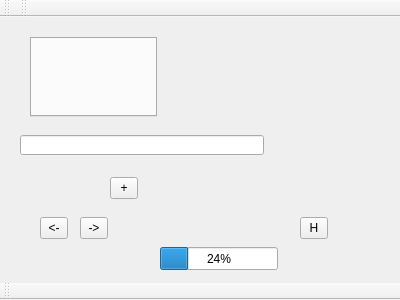
<?xml version="1.0" encoding="UTF-8"?>
<ui version="4.0">
 <class>BrowserMainWindow</class>
 <widget class="QMainWindow" name="BrowserMainWindow">
  <property name="geometry">
   <rect>
    <x>0</x>
    <y>0</y>
    <width>400</width>
    <height>300</height>
   </rect>
  </property>
  <property name="windowTitle">
   <string>BrowserMainWindow</string>
  </property>
  <widget class="QWidget" name="centralWidget">
   <widget class="QTabWidget" name="tabWidget">
    <property name="geometry">
     <rect>
      <x>30</x>
      <y>20</y>
      <width>127</width>
      <height>80</height>
     </rect>
    </property>
    <property name="tabPosition">
     <enum>QTabWidget::North</enum>
    </property>
    <property name="currentIndex">
     <number>-1</number>
    </property>
    <property name="tabsClosable">
     <bool>true</bool>
    </property>
   </widget>
   <widget class="QLineEdit" name="lineEdit">
    <property name="geometry">
     <rect>
      <x>20</x>
      <y>118</y>
      <width>244</width>
      <height>20</height>
     </rect>
    </property>
    <property name="sizePolicy">
     <sizepolicy hsizetype="MinimumExpanding" vsizetype="Fixed">
      <horstretch>0</horstretch>
      <verstretch>0</verstretch>
     </sizepolicy>
    </property>
    <property name="placeholderText">
     <string/>
    </property>
    <property name="clearButtonEnabled">
     <bool>false</bool>
    </property>
   </widget>
   <widget class="QToolButton" name="toolButtonAddTab">
    <property name="geometry">
     <rect>
      <x>110</x>
      <y>160</y>
      <width>28</width>
      <height>22</height>
     </rect>
    </property>
    <property name="text">
     <string>+</string>
    </property>
   </widget>
   <widget class="QProgressBar" name="progressBar">
    <property name="geometry">
     <rect>
      <x>160</x>
      <y>230</y>
      <width>118</width>
      <height>23</height>
     </rect>
    </property>
    <property name="value">
     <number>24</number>
    </property>
   </widget>
   <widget class="QToolButton" name="toolButtonBack">
    <property name="geometry">
     <rect>
      <x>40</x>
      <y>200</y>
      <width>28</width>
      <height>22</height>
     </rect>
    </property>
    <property name="text">
     <string>&lt;-</string>
    </property>
   </widget>
   <widget class="QToolButton" name="toolButtonForward">
    <property name="geometry">
     <rect>
      <x>80</x>
      <y>200</y>
      <width>28</width>
      <height>22</height>
     </rect>
    </property>
    <property name="text">
     <string>-&gt;</string>
    </property>
   </widget>
   <widget class="QToolButton" name="toolButtonHome">
    <property name="geometry">
     <rect>
      <x>300</x>
      <y>200</y>
      <width>28</width>
      <height>22</height>
     </rect>
    </property>
    <property name="text">
     <string>H</string>
    </property>
   </widget>
  </widget>
  <widget class="QToolBar" name="toolBarTopRight">
   <property name="sizePolicy">
    <sizepolicy hsizetype="Expanding" vsizetype="Fixed">
     <horstretch>0</horstretch>
     <verstretch>0</verstretch>
    </sizepolicy>
   </property>
   <property name="windowTitle">
    <string>toolBar</string>
   </property>
   <attribute name="toolBarArea">
    <enum>TopToolBarArea</enum>
   </attribute>
   <attribute name="toolBarBreak">
    <bool>false</bool>
   </attribute>
  </widget>
  <widget class="QToolBar" name="toolBarBottom">
   <property name="windowTitle">
    <string>toolBar_2</string>
   </property>
   <attribute name="toolBarArea">
    <enum>BottomToolBarArea</enum>
   </attribute>
   <attribute name="toolBarBreak">
    <bool>false</bool>
   </attribute>
  </widget>
  <widget class="QToolBar" name="toolBarTopLeft">
   <property name="windowTitle">
    <string>toolBar</string>
   </property>
   <attribute name="toolBarArea">
    <enum>TopToolBarArea</enum>
   </attribute>
   <attribute name="toolBarBreak">
    <bool>false</bool>
   </attribute>
  </widget>
 </widget>
 <layoutdefault spacing="6" margin="11"/>
 <resources/>
 <connections/>
</ui>
